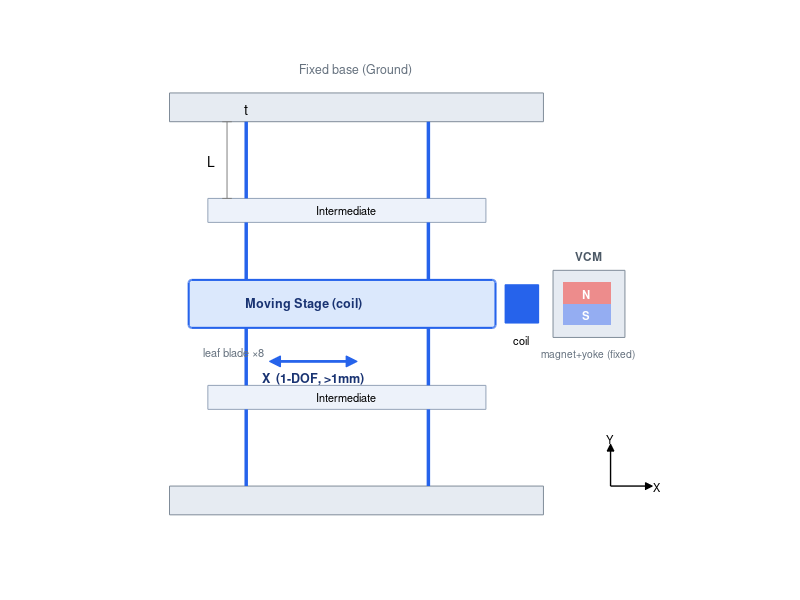

Recreate this plot in MATLAB.
%% make_concept_fig.m - 개념도(DCP 유연기구 + VCM) PNG 생성 (LaTeX 삽입용)
clear; clc; close all;
figure('Position',[100 100 640 540]); hold on; axis equal off;
blue=[0.15 0.39 0.92]; fixc=[0.90 0.92 0.95]; soft=[0.86 0.91 0.99]; edg=[0.5 0.55 0.6];

% 고정 베이스(ground) 상·하
rectangle('Position',[8 6 78 6],'FaceColor',fixc,'EdgeColor',edg);
rectangle('Position',[8 88 78 6],'FaceColor',fixc,'EdgeColor',edg);
text(47,99,'Fixed base (Ground)','HorizontalAlignment','center','FontSize',9,'Color',[0.4 0.45 0.5]);

% 중간 스테이지
rectangle('Position',[16 28 58 5],'FaceColor',[0.93 0.95 0.98],'EdgeColor',[0.58 0.64 0.72]);
rectangle('Position',[16 67 58 5],'FaceColor',[0.93 0.95 0.98],'EdgeColor',[0.58 0.64 0.72]);
text(45,30.5,'Intermediate','HorizontalAlignment','center','FontSize',8);
text(45,69.5,'Intermediate','HorizontalAlignment','center','FontSize',8);

% 무빙 스테이지
rectangle('Position',[12 45 64 10],'Curvature',0.12,'FaceColor',soft,'EdgeColor',blue,'LineWidth',1.5);
text(36,50,'Moving Stage (coil)','HorizontalAlignment','center','FontSize',9,'FontWeight','bold','Color',[0.1 0.2 0.45]);

% blade 8개 (x=24, 62 ; 4단)
for x=[24 62]
  plot([x x],[12 28],'-','Color',blue,'LineWidth',2.5);
  plot([x x],[33 45],'-','Color',blue,'LineWidth',2.5);
  plot([x x],[55 67],'-','Color',blue,'LineWidth',2.5);
  plot([x x],[72 88],'-','Color',blue,'LineWidth',2.5);
end
text(15,40,'leaf blade \times8','FontSize',8,'Color',[0.4 0.45 0.5]);

% 치수 L, t (좌상단 blade)
plot([20 20],[72 88],'-','Color',[0.5 0.5 0.5]);
plot([19 21],[72 72],'-','Color',[0.5 0.5 0.5]); plot([19 21],[88 88],'-','Color',[0.5 0.5 0.5]);
text(17.5,80,'L','HorizontalAlignment','right','FontSize',10);
text(24,90.5,'t','HorizontalAlignment','center','FontSize',10);

% VCM: 코일(가동) + 자석/요크(고정)
rectangle('Position',[78 46 7 8],'FaceColor',blue,'EdgeColor',blue);
text(81.5,42.5,'coil','HorizontalAlignment','center','FontSize',8);
rectangle('Position',[88 43 15 14],'FaceColor',fixc,'EdgeColor',edg);
rectangle('Position',[90 50 10 4.5],'FaceColor',[0.93 0.55 0.55],'EdgeColor','none');
rectangle('Position',[90 45.5 10 4.5],'FaceColor',[0.58 0.68 0.95],'EdgeColor','none');
text(95,52.2,'N','HorizontalAlignment','center','FontSize',8,'Color','w','FontWeight','bold');
text(95,47.7,'S','HorizontalAlignment','center','FontSize',8,'Color','w','FontWeight','bold');
text(95.5,39.5,'magnet+yoke (fixed)','HorizontalAlignment','center','FontSize',7.5,'Color',[0.4 0.45 0.5]);
text(95.5,60,'VCM','HorizontalAlignment','center','FontSize',8.5,'Color',[0.3 0.35 0.4],'FontWeight','bold');

% X 운동 화살표
plot([30 46],[38 38],'-','Color',blue,'LineWidth',2);
plot(30,38,'<','MarkerFaceColor',blue,'MarkerEdgeColor',blue,'MarkerSize',8);
plot(46,38,'>','MarkerFaceColor',blue,'MarkerEdgeColor',blue,'MarkerSize',8);
text(38,34.5,'X  (1-DOF, >1mm)','HorizontalAlignment','center','FontSize',9,'FontWeight','bold','Color',[0.1 0.2 0.45]);

% 좌표축
plot([100 108],[12 12],'-k','LineWidth',1); plot(108,12,'>k','MarkerFaceColor','k','MarkerSize',5);
plot([100 100],[12 20],'-k','LineWidth',1); plot(100,20,'^k','MarkerFaceColor','k','MarkerSize',5);
text(109,12,'X','FontSize',8); text(100,22,'Y','HorizontalAlignment','center','FontSize',8);

xlim([4 114]); ylim([2 104]);
exportgraphics(gcf,fullfile('..','figure','fig0_concept.png'),'Resolution',200);
fprintf('저장: figure/fig0_concept.png\n');
